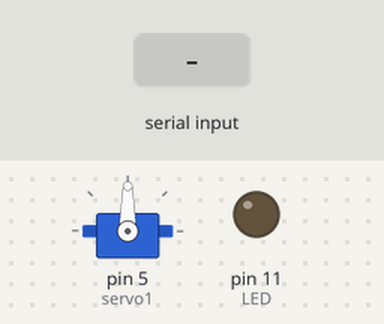
Bench run of a sketch on a simulated Arduino Uno, built with avr-gcc and run on an emulated ATmega328P. Parts: servo, output pins drawn as LEDs (lit = HIGH). The inputs (shaded band) are chosen by the test bench. What the sketch prints to the serial monitor is not drawn.

Above: at 1.2 s.
1.3 s: "1" received over Serial
At 2.1 s:
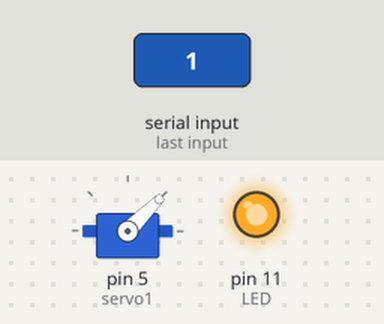
At 3.1 s:
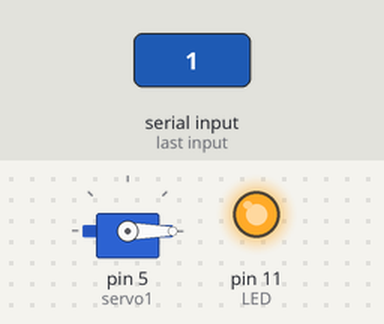
4.3 s: "0" received over Serial
At 6.6 s:
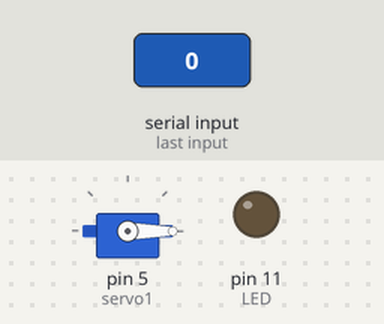
Timing chart, 0 to 8.1 s (numbered marks = the images above; inputs shaded):
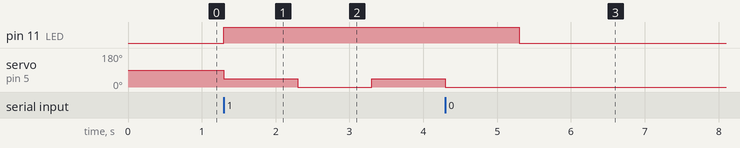

The sketch:

sketch_2_control_servos.ino
```cpp
#include <Servo.h>


Servo servo1;

const int LED=11;

bool move = false;

void setup() {
   servo1.attach(5);
  pinMode(LED,OUTPUT);
     Serial.begin(115200);
  while (!Serial) {

  }
  Serial.println("Move servos? (1-> move, 0-> stop)");
}

void loop() {

 int incomingData= Serial.read();
    if (incomingData=='1')
    {
      move=true;
      digitalWrite(LED,HIGH);
    }
    if (incomingData=='0')
    {
      move=false;
      digitalWrite(LED,LOW);
    }


    if(move==true)
    {
      servo1.write(45);
      delay(1000);
      servo1.write(0);
      delay(1000);
    }
}
```

Measured:
- after the input at 1.3 s, pin 11 (LED): LOW → HIGH at once; servo on pin 5 (servo1): 90° → 45° at once, → 0° 1.0 s later, → 45° 1.0 s later
- after the input at 4.3 s, pin 11 (LED): HIGH → LOW after 1.0 s; servo on pin 5 (servo1): goes on until 4.3 s, then stays 0°
